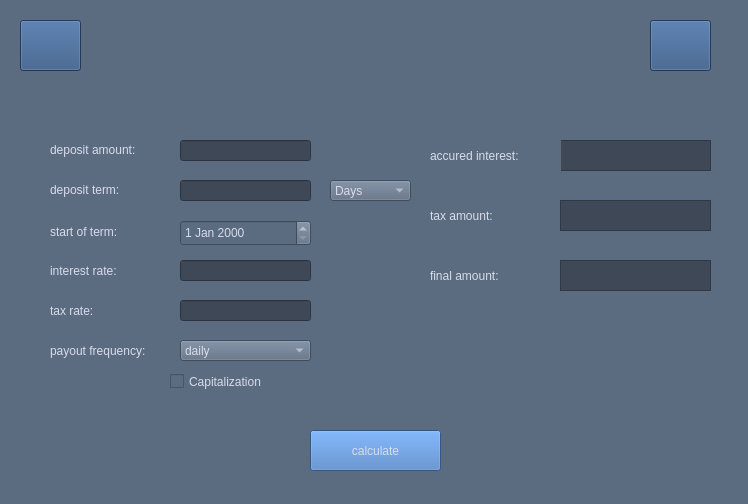
<?xml version="1.0" encoding="UTF-8"?>
<ui version="4.0">
 <class>depositwindow</class>
 <widget class="QWidget" name="depositwindow">
  <property name="enabled">
   <bool>true</bool>
  </property>
  <property name="geometry">
   <rect>
    <x>0</x>
    <y>0</y>
    <width>748</width>
    <height>504</height>
   </rect>
  </property>
  <property name="windowTitle">
   <string>Form</string>
  </property>
  <property name="styleSheet">
   <string notr="true">background-color: rgb(91, 107, 128);</string>
  </property>
  <widget class="QPushButton" name="button_goToCredit">
   <property name="enabled">
    <bool>true</bool>
   </property>
   <property name="geometry">
    <rect>
     <x>20</x>
     <y>20</y>
     <width>61</width>
     <height>51</height>
    </rect>
   </property>
   <property name="styleSheet">
    <string notr="true">background-color: rgb(13, 69, 147);
image: url(:/new/prefix1/img/monetki.png);
background-color: rgb(48, 83, 129);
font: 500 11pt &quot;Ubuntu&quot;;
color: rgb(25, 37, 59);
</string>
   </property>
   <property name="text">
    <string/>
   </property>
   <property name="iconSize">
    <size>
     <width>48</width>
     <height>48</height>
    </size>
   </property>
   <property name="checkable">
    <bool>false</bool>
   </property>
   <property name="autoDefault">
    <bool>false</bool>
   </property>
   <property name="default">
    <bool>false</bool>
   </property>
   <property name="flat">
    <bool>false</bool>
   </property>
  </widget>
  <widget class="QPushButton" name="button_goToCalc">
   <property name="geometry">
    <rect>
     <x>650</x>
     <y>20</y>
     <width>61</width>
     <height>51</height>
    </rect>
   </property>
   <property name="styleSheet">
    <string notr="true">background-color: rgb(13, 69, 147);
image: url(:/new/prefix1/img/calc_icon.png);
background-color: rgb(48, 83, 129);
font: 500 11pt &quot;Ubuntu&quot;;
color: rgb(25, 37, 59);</string>
   </property>
   <property name="text">
    <string/>
   </property>
   <property name="iconSize">
    <size>
     <width>48</width>
     <height>48</height>
    </size>
   </property>
   <property name="autoDefault">
    <bool>false</bool>
   </property>
   <property name="default">
    <bool>false</bool>
   </property>
   <property name="flat">
    <bool>false</bool>
   </property>
  </widget>
  <widget class="QWidget" name="widget" native="true">
   <property name="geometry">
    <rect>
     <x>0</x>
     <y>90</y>
     <width>751</width>
     <height>551</height>
    </rect>
   </property>
   <property name="styleSheet">
    <string notr="true">background-color: rgb(144, 183, 237);
background-color: rgb(91, 107, 128);</string>
   </property>
   <widget class="QLabel" name="label">
    <property name="geometry">
     <rect>
      <x>50</x>
      <y>126</y>
      <width>121</width>
      <height>31</height>
     </rect>
    </property>
    <property name="styleSheet">
     <string notr="true">color: rgb(216, 220, 234);</string>
    </property>
    <property name="text">
     <string>start of term:</string>
    </property>
   </widget>
   <widget class="QLabel" name="label_term">
    <property name="geometry">
     <rect>
      <x>50</x>
      <y>90</y>
      <width>101</width>
      <height>20</height>
     </rect>
    </property>
    <property name="styleSheet">
     <string notr="true">color: rgb(216, 220, 234);
</string>
    </property>
    <property name="text">
     <string>deposit term:</string>
    </property>
   </widget>
   <widget class="QLabel" name="label_amount">
    <property name="geometry">
     <rect>
      <x>50</x>
      <y>50</y>
      <width>121</width>
      <height>20</height>
     </rect>
    </property>
    <property name="styleSheet">
     <string notr="true">color: rgb(216, 220, 234);
</string>
    </property>
    <property name="text">
     <string>deposit amount:</string>
    </property>
   </widget>
   <widget class="QLabel" name="label_interest">
    <property name="geometry">
     <rect>
      <x>50</x>
      <y>170</y>
      <width>101</width>
      <height>21</height>
     </rect>
    </property>
    <property name="styleSheet">
     <string notr="true">color: rgb(216, 220, 234);</string>
    </property>
    <property name="text">
     <string>interest rate:</string>
    </property>
   </widget>
   <widget class="QCheckBox" name="checkCap">
    <property name="geometry">
     <rect>
      <x>170</x>
      <y>280</y>
      <width>131</width>
      <height>23</height>
     </rect>
    </property>
    <property name="styleSheet">
     <string notr="true">color: rgb(216, 220, 234);
</string>
    </property>
    <property name="text">
     <string>Capitalization</string>
    </property>
   </widget>
   <widget class="QDateEdit" name="dateStart">
    <property name="geometry">
     <rect>
      <x>180</x>
      <y>130</y>
      <width>131</width>
      <height>26</height>
     </rect>
    </property>
    <property name="styleSheet">
     <string notr="true">color: rgb(216, 220, 234);
</string>
    </property>
   </widget>
   <widget class="QPushButton" name="button_calculateDeposit">
    <property name="geometry">
     <rect>
      <x>310</x>
      <y>340</y>
      <width>131</width>
      <height>41</height>
     </rect>
    </property>
    <property name="styleSheet">
     <string notr="true">background-color: rgb(13, 69, 147);
color: rgb(216, 220, 234);
background-color: rgb(69, 122, 192);
font: 500 16pt &quot;Ubuntu&quot;;
</string>
    </property>
    <property name="text">
     <string>calculate</string>
    </property>
   </widget>
   <widget class="QTextBrowser" name="textAccured">
    <property name="geometry">
     <rect>
      <x>560</x>
      <y>50</y>
      <width>151</width>
      <height>31</height>
     </rect>
    </property>
    <property name="styleSheet">
     <string notr="true">background-color: rgb(62, 72, 87);
color: rgb(216, 220, 234);</string>
    </property>
   </widget>
   <widget class="QLabel" name="label_2">
    <property name="geometry">
     <rect>
      <x>430</x>
      <y>50</y>
      <width>131</width>
      <height>31</height>
     </rect>
    </property>
    <property name="styleSheet">
     <string notr="true">font: 12pt &quot;Ubuntu&quot;;
color: rgb(216, 220, 234);</string>
    </property>
    <property name="text">
     <string>accured interest:</string>
    </property>
   </widget>
   <widget class="QTextBrowser" name="textTax">
    <property name="geometry">
     <rect>
      <x>560</x>
      <y>110</y>
      <width>151</width>
      <height>31</height>
     </rect>
    </property>
    <property name="styleSheet">
     <string notr="true">background-color: rgb(62, 72, 87);
color: rgb(216, 220, 234);</string>
    </property>
   </widget>
   <widget class="QLabel" name="label_3">
    <property name="geometry">
     <rect>
      <x>430</x>
      <y>110</y>
      <width>111</width>
      <height>31</height>
     </rect>
    </property>
    <property name="styleSheet">
     <string notr="true">font: 12pt &quot;Ubuntu&quot;;
color: rgb(216, 220, 234);</string>
    </property>
    <property name="text">
     <string>tax amount:</string>
    </property>
   </widget>
   <widget class="QTextBrowser" name="textFinal">
    <property name="geometry">
     <rect>
      <x>560</x>
      <y>170</y>
      <width>151</width>
      <height>31</height>
     </rect>
    </property>
    <property name="styleSheet">
     <string notr="true">background-color: rgb(62, 72, 87);
color: rgb(216, 220, 234);</string>
    </property>
   </widget>
   <widget class="QLabel" name="label_4">
    <property name="geometry">
     <rect>
      <x>430</x>
      <y>170</y>
      <width>111</width>
      <height>31</height>
     </rect>
    </property>
    <property name="styleSheet">
     <string notr="true">font: 12pt &quot;Ubuntu&quot;;
color: rgb(216, 220, 234);</string>
    </property>
    <property name="text">
     <string>final amount:</string>
    </property>
   </widget>
   <widget class="QLabel" name="label_payoutFreq">
    <property name="geometry">
     <rect>
      <x>50</x>
      <y>250</y>
      <width>131</width>
      <height>21</height>
     </rect>
    </property>
    <property name="styleSheet">
     <string notr="true">color: rgb(216, 220, 234);</string>
    </property>
    <property name="text">
     <string>payout frequency:</string>
    </property>
   </widget>
   <widget class="QLineEdit" name="inputInterest">
    <property name="geometry">
     <rect>
      <x>180</x>
      <y>170</y>
      <width>131</width>
      <height>21</height>
     </rect>
    </property>
    <property name="styleSheet">
     <string notr="true">background-color: rgb(62, 72, 87);
color: rgb(216, 220, 234);</string>
    </property>
    <property name="alignment">
     <set>Qt::AlignRight|Qt::AlignTrailing|Qt::AlignVCenter</set>
    </property>
   </widget>
   <widget class="QLineEdit" name="inputTerm">
    <property name="geometry">
     <rect>
      <x>180</x>
      <y>90</y>
      <width>131</width>
      <height>21</height>
     </rect>
    </property>
    <property name="styleSheet">
     <string notr="true">background-color: rgb(62, 72, 87);
color: rgb(216, 220, 234);</string>
    </property>
    <property name="alignment">
     <set>Qt::AlignRight|Qt::AlignTrailing|Qt::AlignVCenter</set>
    </property>
   </widget>
   <widget class="QLineEdit" name="inputAmount">
    <property name="geometry">
     <rect>
      <x>180</x>
      <y>50</y>
      <width>131</width>
      <height>21</height>
     </rect>
    </property>
    <property name="styleSheet">
     <string notr="true">background-color: rgb(62, 72, 87);
color: rgb(216, 220, 234);</string>
    </property>
    <property name="text">
     <string/>
    </property>
    <property name="alignment">
     <set>Qt::AlignRight|Qt::AlignTrailing|Qt::AlignVCenter</set>
    </property>
   </widget>
   <widget class="QComboBox" name="comboMonths">
    <property name="geometry">
     <rect>
      <x>330</x>
      <y>90</y>
      <width>81</width>
      <height>21</height>
     </rect>
    </property>
    <property name="styleSheet">
     <string notr="true">
font: 500 11pt &quot;Ubuntu&quot;;
color: rgb(216, 220, 234);
</string>
    </property>
    <item>
     <property name="text">
      <string>Days</string>
     </property>
    </item>
    <item>
     <property name="text">
      <string>Months</string>
     </property>
    </item>
    <item>
     <property name="text">
      <string>Years</string>
     </property>
    </item>
   </widget>
   <widget class="QComboBox" name="comboPayout">
    <property name="geometry">
     <rect>
      <x>180</x>
      <y>250</y>
      <width>131</width>
      <height>21</height>
     </rect>
    </property>
    <property name="styleSheet">
     <string notr="true">
font: 500 11pt &quot;Ubuntu&quot;;
color: rgb(216, 220, 234);</string>
    </property>
    <item>
     <property name="text">
      <string>daily</string>
     </property>
    </item>
    <item>
     <property name="text">
      <string>weekly</string>
     </property>
    </item>
    <item>
     <property name="text">
      <string>monthly</string>
     </property>
    </item>
    <item>
     <property name="text">
      <string>quarterly</string>
     </property>
    </item>
    <item>
     <property name="text">
      <string>semi-annualy</string>
     </property>
    </item>
    <item>
     <property name="text">
      <string>yearly</string>
     </property>
    </item>
   </widget>
   <widget class="QLabel" name="label_tax">
    <property name="geometry">
     <rect>
      <x>50</x>
      <y>210</y>
      <width>101</width>
      <height>21</height>
     </rect>
    </property>
    <property name="styleSheet">
     <string notr="true">color: rgb(216, 220, 234);</string>
    </property>
    <property name="text">
     <string>tax rate:</string>
    </property>
   </widget>
   <widget class="QLineEdit" name="inputTax">
    <property name="geometry">
     <rect>
      <x>180</x>
      <y>210</y>
      <width>131</width>
      <height>21</height>
     </rect>
    </property>
    <property name="styleSheet">
     <string notr="true">background-color: rgb(62, 72, 87);
color: rgb(216, 220, 234);</string>
    </property>
    <property name="alignment">
     <set>Qt::AlignRight|Qt::AlignTrailing|Qt::AlignVCenter</set>
    </property>
   </widget>
  </widget>
  <zorder>widget</zorder>
  <zorder>button_goToCredit</zorder>
  <zorder>button_goToCalc</zorder>
 </widget>
 <resources/>
 <connections/>
</ui>
